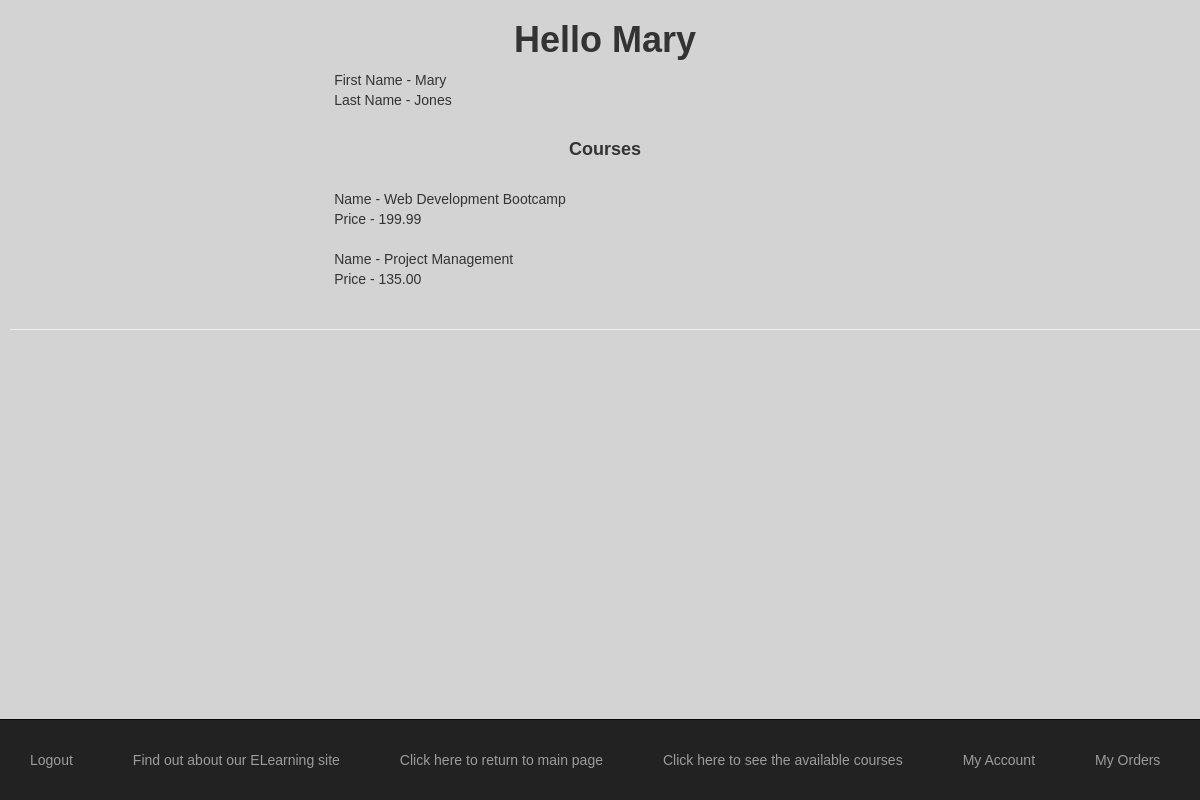
Screenshot of /eLearnApp/myorder/ (signed in) with the database file from the repository.
### eLearnApp/models.py (models this page shows, shortened)
class Order(models.Model):
    course = models.ForeignKey(Course, related_name='orders', on_delete=models.CASCADE, default=1)
    student = models.ForeignKey(Student, related_name='students', on_delete=models.CASCADE)
    levels = models.PositiveIntegerField()
    ORDER_CHOICES = [(0, 'Cancelled'),
                     (1, 'Order Confirmed')]
    order_status = models.IntegerField(choices=ORDER_CHOICES, default=1)
    order_date = models.DateField()

class Course(models.Model):
    topic = models.ForeignKey(Topic, related_name='courses', on_delete=models.CASCADE)
    name = models.CharField(max_length=200)
    price = models.DecimalField(max_digits=10, decimal_places=2,
                                validators=[MinValueValidator(50), MaxValueValidator(500)])
    for_everyone = models.BooleanField(default=True)
    description = models.TextField(max_length=300, null=True, blank=True)
    interested = models.PositiveIntegerField(default=0)  # newly added
    stages = models.PositiveIntegerField(default=3)  # newly added

### eLearnApp/views.py (the view)
# urls.py: path(r'myorder/', views.myorders, name='myorder'),
@login_required
def myorders(request):
    username = request.user
    try:
        curr_student = get_object_or_404(Student, username=username)
        sid = curr_student.id
        course_ordered = Order.objects.filter(student=sid)
        return render(request, 'myapp/myorder.html',
                      {'student': curr_student, 'orders': course_ordered})
    except:
        return render(request, 'myapp/myorder.html')

### templates/myapp/myorder.html
{% extends 'myapp/base.html' %}
{% block body_block %}
    {% if student %}
        <div>&nbsp; &nbsp;<span>First Name - {{ student.first_name }} </span> </div>
        <div>&nbsp; &nbsp;<span>Last Name - {{ student.last_name }} </span> </div>
        <br />
        {% if orders %}
            <h4> Courses </h4><br />
            {% for order in orders %}
                <div>&nbsp; &nbsp;<span>Name - {{ order.course.name }} </span> </div>
                <div>&nbsp; &nbsp;<span>Price - {{ order.course.price }} </span> </div>
                <br>
            {% endfor %}
        {% else %}
            <br><br>
            <strong> You have not placed any orders!!</strong>
        {% endif %}
    {% else %}
        <strong> You are not a registered student!!</strong>
    {% endif %}
{% endblock %}

### templates/myapp/base.html (shortened to what this page needs)
<!DOCTYPE html>
{% load static  %}
<html>
 <head>
  <link rel="stylesheet" href="https://maxcdn.bootstrapcdn.com/bootstrap/3.4.1/css/bootstrap.min.css">
 </head>
 <body style="background-color:lightgray">
 <div class="container-fluid">
 <h1 class="h1">
     {% block myhdg %}Hello {{ user.first_name }} {% endblock %}
 </h1>
 <div class="row">
     <div class="col-sm-3 col-md-3 col-lg-3"></div>
     <div class="col-sm-6 col-md-6 col-lg-6">
         {% block body_block %}*** {% endblock %}
     </div>
    <div class="col-sm-3 col-md-3 col-lg-3"></div>
 </div>
 </div>
 <hr />
 <br /><br />
 <div>
     <nav class="navbar navbar-inverse navbar-fixed-bottom">
        <ul class="nav navbar-nav">
            {% if request.user.is_authenticated %}
                <li class="hbar1"><a href = "{% url 'eLearnApp:user_logout' %}">Logout</a></li>
            {% else %}
                <li class="hbar1"><a href = "{% url 'eLearnApp:user_login' %}">Login</a></li>
                <li class="hbar1"><a href = "{% url 'eLearnApp:register' %}">Register</a></li>
            {% endif %}
        <li class="hbar1"><a href="/eLearnApp/about/">Find out about our ELearning site</a></li>
        <li class="hbar1"><a href = "{% url 'eLearnApp:index' %}">Click here to return to main page</a></li>
        <li class="hbar1"><a href = "{% url 'eLearnApp:courses' %}">Click here to see the available courses</a></li>
         <li class="hbar1"><a href = "{% url 'eLearnApp:myaccount' %}">My Account</a></li>
        <li class="hbar1"><a href = "{% url 'eLearnApp:myorder' %}">My Orders</a></li>
        </ul>
     </nav>
 </div>
</body>
</html>

### templates/myapp/base.html (style rules this page uses)
.hbar1 { display: inline; margin: 15px; }
h1, h2, h3, h4, h5, h6 { color: white; font-size: 28px; text-align: center; font-weight: bolder !important; }
body { background-color: lightblue; background-position: center; background-repeat: no-repeat; background-size: cover; margin: 0; padding-left: 10px; font-family: 'Trebuchet MS', sans-serif !important; }

### rows the page displays
Order: course.name "Web Development Bootcamp", course.price "199.99"
Order: course.name "Project Management", course.price "135.00"

### other values shown
{{ user.first_name }} "Mary"
{{ student.first_name }} "Mary"
{{ student.last_name }} "Jones"
